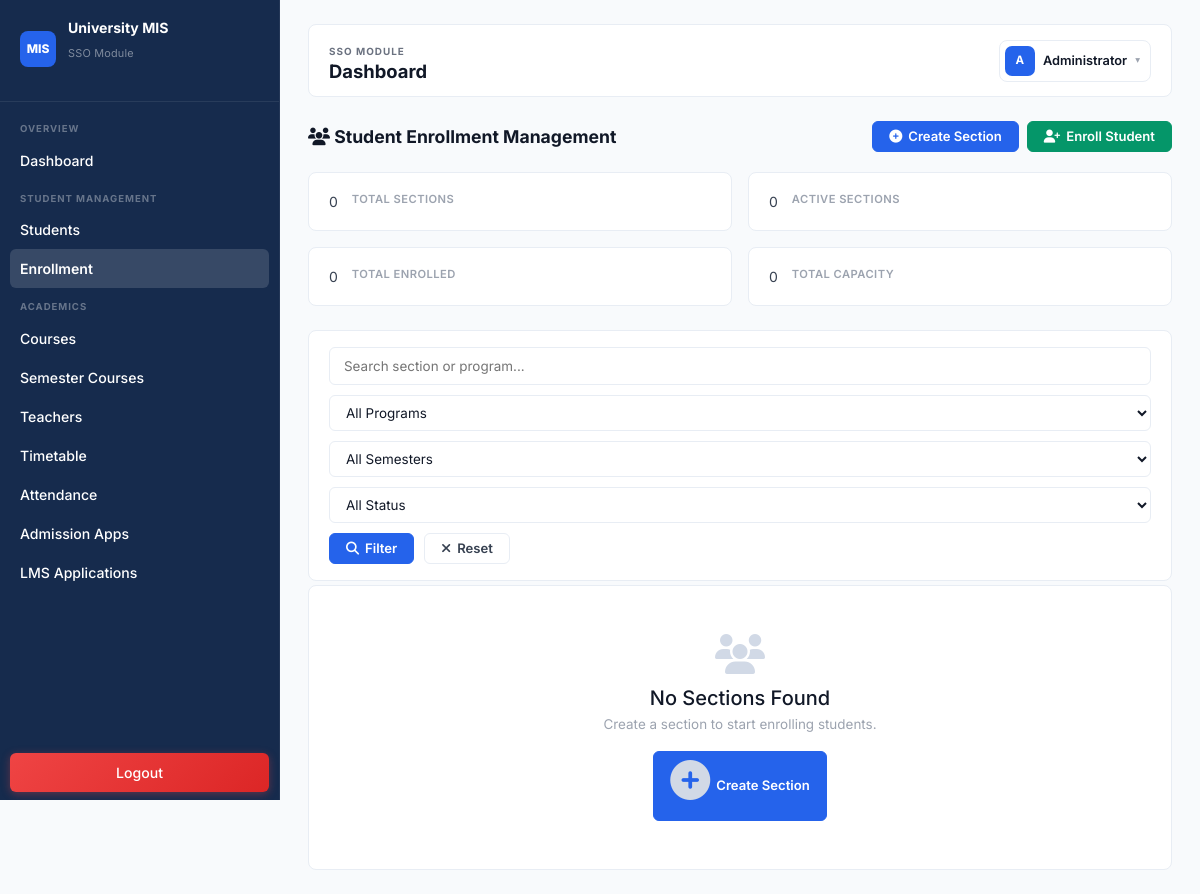
The page /student_enrollment/index.php (signed in) on the database as committed earlier.
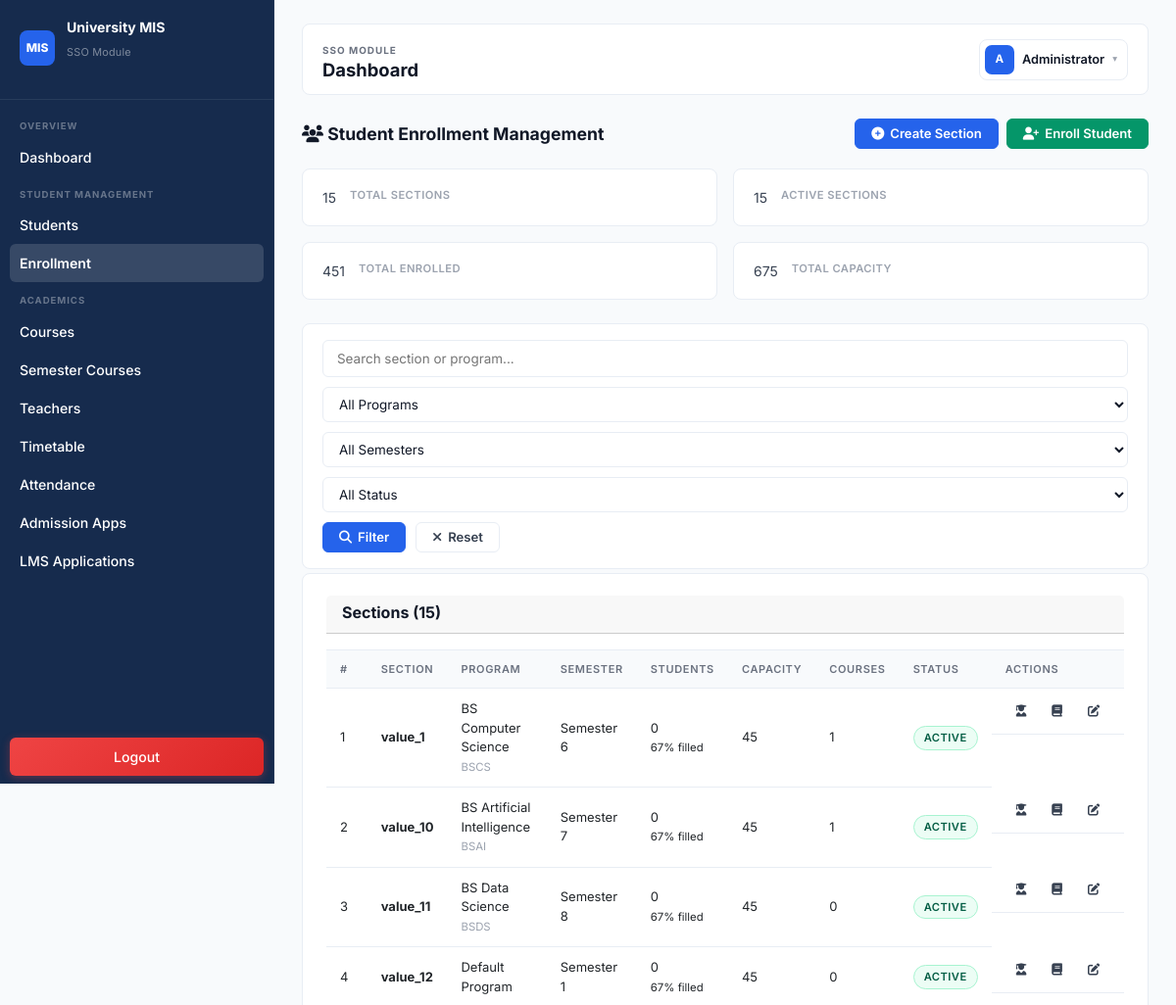
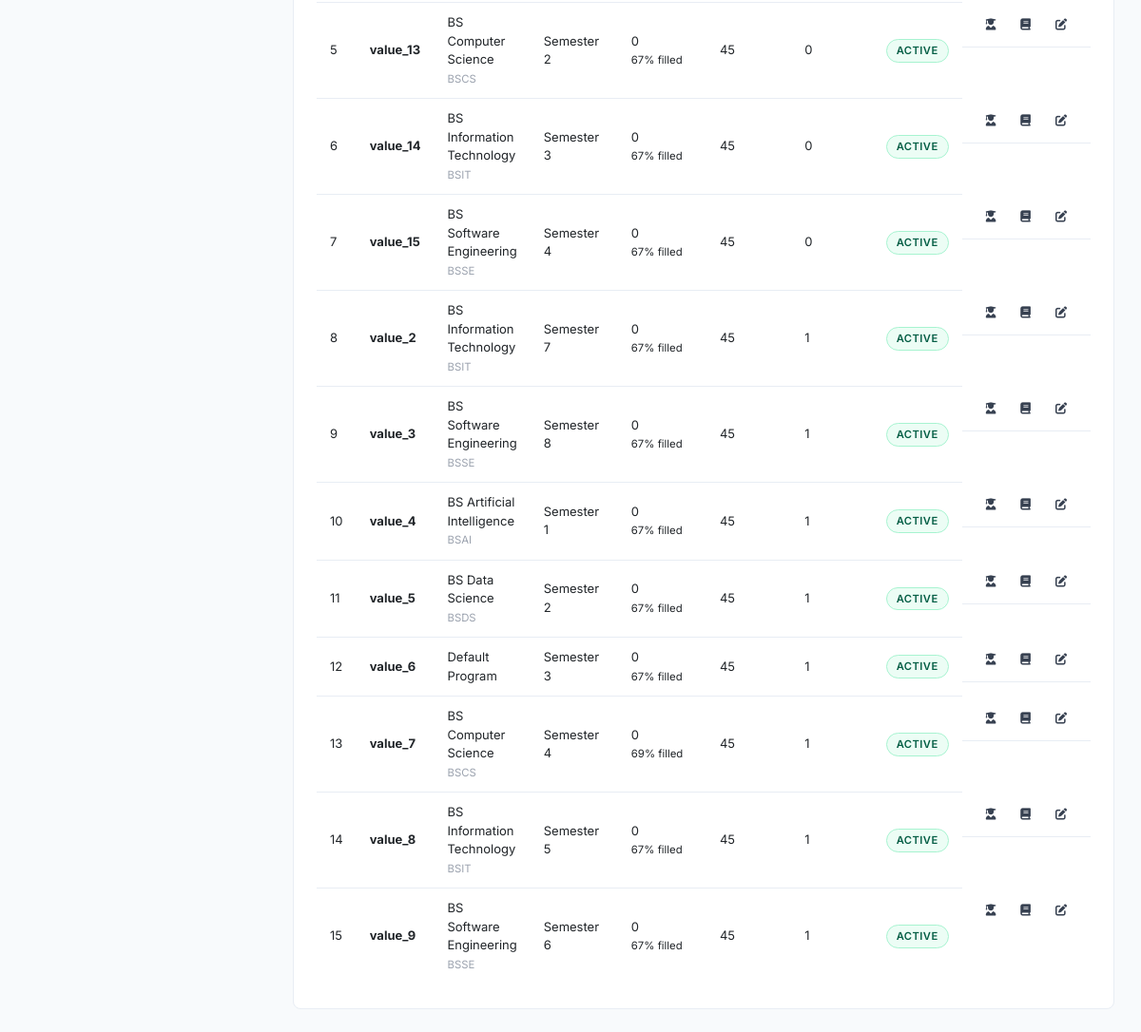
The same page on the database as committed later (2 pictures, top to bottom).
### tables this page shows
CREATE TABLE `sections` (
  `section_id` int(11) NOT NULL,
  `section_name` varchar(50) NOT NULL,
  `program_id` int(11) DEFAULT NULL,
  `semester_id` int(11) DEFAULT NULL,
  `session_id` int(11) DEFAULT NULL,
  `course_id` int(11) DEFAULT NULL,
  `teacher_id` varchar(50) DEFAULT NULL,
  `capacity` int(11) DEFAULT 30,
  `enrolled_count` int(11) DEFAULT 0,
  `enrolled` int(11) DEFAULT 0,
  `academic_year` varchar(20) DEFAULT NULL,
  `status` enum('Active','Inactive') DEFAULT 'Active',
  `created_at` timestamp NOT NULL DEFAULT current_timestamp()
);

CREATE TABLE `programs` (
  `program_id` int(11) NOT NULL,
  `program_name` varchar(100) NOT NULL,
  `program_code` varchar(20) NOT NULL,
  `department_id` int(11) DEFAULT NULL,
  `duration_years` tinyint(4) NOT NULL DEFAULT 4,
  `total_semesters` tinyint(4) NOT NULL DEFAULT 8,
  `status` enum('Active','Inactive') NOT NULL DEFAULT 'Active',
  `created_at` timestamp NOT NULL DEFAULT current_timestamp()
);

CREATE TABLE `semesters` (
  `semester_id` int(11) NOT NULL,
  `semester_name` varchar(50) NOT NULL,
  `semester_number` tinyint(4) NOT NULL,
  `department_id` int(11) NOT NULL
);

### config/db_connect.php (called while the page is built, shortened)
<?php
if (!function_exists('tableExists')) {
    function tableExists($conn, $tableName) {
        $check = mysqli_query($conn, "SHOW TABLES LIKE '$tableName'");
        return ($check && mysqli_num_rows($check) > 0);
    }
}
?>

### student_enrollment/index.php (the view, shortened to what the changed rows need)
<?php
require_once __DIR__ . '/../config/db_connect.php';
$conn = getConnection();
if (!function_exists('columnExists')) {
    function columnExists($conn, $table, $column) {
        try {
            $query = "SHOW COLUMNS FROM $table LIKE '$column'";
            $result = mysqli_query($conn, $query);
            return ($result && mysqli_num_rows($result) > 0);
        } catch (Exception $e) {
            return false;
        }
    }
}
$sectionCoursesExists = tableExists($conn, 'section_courses');
$semestersExists = tableExists($conn, 'semesters');
$sessionsExists = tableExists($conn, 'sessions');
$programsExists = tableExists($conn, 'programs');
$studentEnrollmentsExists = tableExists($conn, 'student_enrollments');
$hasProgramId = columnExists($conn, 'sections', 'program_id');
$hasSemesterId = columnExists($conn, 'sections', 'semester_id');
$hasSessionId = columnExists($conn, 'sections', 'session_id');
$hasEnrolledCount = columnExists($conn, 'sections', 'enrolled_count');
$hasCapacity = columnExists($conn, 'sections', 'capacity');
$hasStatus = columnExists($conn, 'sections', 'status');
$hasCreatedAt = columnExists($conn, 'sections', 'created_at');
$selectFields = array("s.section_id", "s.section_name");
if ($hasCapacity) { $selectFields[] = "s.capacity"; } else { $selectFields[] = "0 as capacity"; }
if ($hasEnrolledCount) { $selectFields[] = "s.enrolled_count"; } else { $selectFields[] = "0 as enrolled_count"; }
if ($hasStatus) { $selectFields[] = "s.status"; } else { $selectFields[] = "'Active' as status"; }
if ($hasCreatedAt) { $selectFields[] = "s.created_at"; } else { $selectFields[] = "NULL as created_at"; }
if ($programsExists && $hasProgramId) {
    $selectFields[] = "p.program_name";
    $selectFields[] = "p.program_code";
} else {
    $selectFields[] = "NULL as program_name";
    $selectFields[] = "NULL as program_code";
}
if ($semestersExists && $hasSemesterId) { $selectFields[] = "sm.semester_name"; } else { $selectFields[] = "NULL as semester_name"; }
if ($sessionsExists && $hasSessionId) { $selectFields[] = "ses.session_name"; } else { $selectFields[] = "NULL as session_name"; }
if ($studentEnrollmentsExists) { $selectFields[] = "COUNT(DISTINCT se.student_id) as total_students"; } else { $selectFields[] = "0 as total_students"; }
if ($sectionCoursesExists) { $selectFields[] = "COUNT(DISTINCT sc.course_id) as total_courses"; } else { $selectFields[] = "0 as total_courses"; }
$sql = "SELECT \n            " . implode(",\n            ", $selectFields);
$sql .= "\n        FROM sections s";
if ($programsExists && $hasProgramId) { $sql .= "\n        LEFT JOIN programs p ON s.program_id = p.program_id"; }
if ($semestersExists && $hasSemesterId) { $sql .= "\n        LEFT JOIN semesters sm ON s.semester_id = sm.semester_id"; }
if ($sessionsExists && $hasSessionId) { $sql .= "\n        LEFT JOIN sessions ses ON s.session_id = ses.session_id"; }
if ($studentEnrollmentsExists && $hasProgramId) { $sql .= "\n        LEFT JOIN student_enrollments se ON s.section_id = se.section_id AND se.status = 'Enrolled'"; }
if ($sectionCoursesExists && $hasProgramId) { $sql .= "\n        LEFT JOIN section_courses sc ON s.section_id = sc.section_id"; }
$sql .= "\n        WHERE 1=1";
$sql .= " GROUP BY s.section_id ORDER BY s.section_name";
$stmt = $conn->prepare($sql);
$stmt->execute();
$result = $stmt->get_result();
$sections = $result ? $result->fetch_all(MYSQLI_ASSOC) : [];
$stats_query = "SELECT \n                    COUNT(*) as total_sections";
if ($hasStatus) { $stats_query .= ",\n                    SUM(CASE WHEN status = 'Active' THEN 1 ELSE 0 END) as active_sections"; } else { $stats_query .= ",\n                    0 as active_sections"; }
if ($hasEnrolledCount) { $stats_query .= ",\n                    SUM(enrolled_count) as total_enrolled"; } else { $stats_query .= ",\n                    0 as total_enrolled"; }
if ($hasCapacity) { $stats_query .= ",\n                    SUM(capacity) as total_capacity"; } else { $stats_query .= ",\n                    0 as total_capacity"; }
$stats_query .= "\n                FROM sections";
$stats_result = $conn->query($stats_query);
$stats = $stats_result ? $stats_result->fetch_assoc() : ['total_sections' => 0, 'active_sections' => 0, 'total_enrolled' => 0, 'total_capacity' => 0];
require_once __DIR__ . '/../includes/header.php';
?>
<div class="stat-row">
    <div class="stat-card-v2">
        <div class="stat-card-v2-number"><?= $stats['total_sections'] ?? 0 ?></div>
        <div class="stat-card-v2-label">Total Sections</div>
    </div>
    <div class="stat-card-v2">
        <div class="stat-card-v2-number"><?= $stats['active_sections'] ?? 0 ?></div>
        <div class="stat-card-v2-label">Active Sections</div>
    </div>
    <div class="stat-card-v2">
        <div class="stat-card-v2-number"><?= $stats['total_enrolled'] ?? 0 ?></div>
        <div class="stat-card-v2-label">Total Enrolled</div>
    </div>
    <div class="stat-card-v2">
        <div class="stat-card-v2-number"><?= $stats['total_capacity'] ?? 0 ?></div>
        <div class="stat-card-v2-label">Total Capacity</div>
    </div>
</div>
<?php if (!empty($sections)): ?>
    <div class="card">
        <div class="card-header"><h5>Sections (<?= count($sections) ?>)</h5></div>
        <div style="padding:0;">
            <div class="table-responsive">
                <table>
                    <thead>
                        <tr>
                            <th>#</th>
                            <th>Section</th>
                            <th>Program</th>
                            <th>Semester</th>
                            <th>Students</th>
                            <th>Capacity</th>
                            <th>Courses</th>
                            <th>Status</th>
                            <th>Actions</th>
                        </tr>
                    </thead>
                    <tbody>
                        <?php $count = 1; foreach($sections as $section): $capacity = $section['capacity'] ?? 0; $enrolled = $section['enrolled_count'] ?? 0; $percentage = $capacity > 0 ? ($enrolled / $capacity) * 100 : 0; $color = $percentage >= 90 ? 'red' : ($percentage >= 70 ? 'yellow' : 'green'); ?>
                            <tr>
                                <td><?= $count++ ?></td>
                                <td><strong><?= htmlspecialchars($section['section_name'] ?? 'N/A') ?></strong></td>
                                <td><?= htmlspecialchars($section['program_name'] ?? 'N/A') ?><br><small style="color:var(--muted);"><?= htmlspecialchars($section['program_code'] ?? '') ?></small></td>
                                <td><?= htmlspecialchars($section['semester_name'] ?? 'N/A') ?></td>
                                <td><?= $section['total_students'] ?? 0 ?>
                                    <small><?= round($percentage) ?>% filled</small>
                                </td>
                                <td><?= $capacity ?></td>
                                <td><?= $section['total_courses'] ?? 0 ?></td>
                                <td><span class="status-badge <?= $section['status'] ?? 'Active' ?>"><?= $section['status'] ?? 'Active' ?></span></td>
                                <td style="display:flex;gap:4px;">
                                    <a href="student_list.php?section=<?= $section['section_id'] ?>" class="btn btn-ghost btn-sm" title="View Students"><i class="fas fa-user-graduate"></i></a>
                                    <a href="assign_course.php?section=<?= $section['section_id'] ?>" class="btn btn-ghost btn-sm" title="Assign Course"><i class="fas fa-book"></i></a>
                                    <a href="edit_section.php?id=<?= $section['section_id'] ?>" class="btn btn-ghost btn-sm" title="Edit"><i class="fas fa-edit"></i></a>
                                    <a href="delete_section.php?id=<?= $section['section_id'] ?>" class="btn btn-ghost btn-sm" title="Delete" onclick="return confirm('Are you sure you want to delete this section?')"><i class="fas fa-trash"></i></a>
                                </td>
                            </tr>
                        <?php endforeach; ?>
                    </tbody>
                </table>
            </div>
        </div>
    </div>
<?php else: ?>
    <div class="empty-state">
        <i class="fas fa-users"></i>
        <h5>No Sections Found</h5>
        <p>Create a section to start enrolling students.</p>
        <a href="add_section.php" class="btn btn-primary"><i class="fas fa-plus-circle"></i> Create Section</a>
    </div>
<?php endif; ?>
<?php include __DIR__ . '/../includes/footer.php'; ?>

Rows that differ between the two databases and show on the page:
added sections: section_name "value_1", program.program_name "BS Computer Science", program.program_code "BSCS", semester.semester_name "Semester 6", total_students "0", percentage "67", capacity "45", total_courses "1", status "ACTIVE"
added sections: section_name "value_10", program.program_name "BS Artificial Intelligence", program.program_code "BSAI", semester.semester_name "Semester 7", total_students "0", percentage "67", capacity "45", total_courses "1", status "ACTIVE"
added sections: section_name "value_11", program.program_name "BS Data Science", program.program_code "BSDS", semester.semester_name "Semester 8", total_students "0", percentage "67", capacity "45", total_courses "0", status "ACTIVE"
added sections: section_name "value_12", program.program_name "Default Program", semester.semester_name "Semester 1", total_students "0", percentage "67", capacity "45", total_courses "0", status "ACTIVE"
added sections: section_name "value_13", program.program_name "BS Computer Science", program.program_code "BSCS", semester.semester_name "Semester 2", total_students "0", percentage "67", capacity "45", total_courses "0", status "ACTIVE"
added sections: section_name "value_14", program.program_name "BS Information Technology", program.program_code "BSIT", semester.semester_name "Semester 3", total_students "0", percentage "67", capacity "45", total_courses "0", status "ACTIVE"
added sections: section_name "value_15", program.program_name "BS Software Engineering", program.program_code "BSSE", semester.semester_name "Semester 4", total_students "0", percentage "67", capacity "45", total_courses "0", status "ACTIVE"
added sections: section_name "value_2", program.program_name "BS Information Technology", program.program_code "BSIT", semester.semester_name "Semester 7", total_students "0", percentage "67", capacity "45", total_courses "1", status "ACTIVE"
added sections: section_name "value_3", program.program_name "BS Software Engineering", program.program_code "BSSE", semester.semester_name "Semester 8", total_students "0", percentage "67", capacity "45", total_courses "1", status "ACTIVE"
added sections: section_name "value_4", program.program_name "BS Artificial Intelligence", program.program_code "BSAI", semester.semester_name "Semester 1", total_students "0", percentage "67", capacity "45", total_courses "1", status "ACTIVE"
added sections: section_name "value_5", program.program_name "BS Data Science", program.program_code "BSDS", semester.semester_name "Semester 2", total_students "0", percentage "67", capacity "45", total_courses "1", status "ACTIVE"
added sections: section_name "value_6", program.program_name "Default Program", semester.semester_name "Semester 3", total_students "0", percentage "67", capacity "45", total_courses "1", status "ACTIVE"
added sections: section_name "value_7", program.program_name "BS Computer Science", program.program_code "BSCS", semester.semester_name "Semester 4", total_students "0", percentage "69", capacity "45", total_courses "1", status "ACTIVE"
added sections: section_name "value_8", program.program_name "BS Information Technology", program.program_code "BSIT", semester.semester_name "Semester 5", total_students "0", percentage "67", capacity "45", total_courses "1", status "ACTIVE"
added sections: section_name "value_9", program.program_name "BS Software Engineering", program.program_code "BSSE", semester.semester_name "Semester 6", total_students "0", percentage "67", capacity "45", total_courses "1", status "ACTIVE"
Other text that changed with them:
$stats['total_sections']: "0" → "15"
$stats['active_sections']: "0" → "15"
$stats['total_enrolled']: "0" → "451"
$stats['total_capacity']: "0" → "675"
count($sections): (not shown) → "15"
text no longer shown: "No Sections Found Create a section to start enrolling students. Create Section"
text now shown: "Sections ( ) # SECTION PROGRAM SEMESTER STUDENTS CAPACITY COURSES STATUS ACTIONS"
